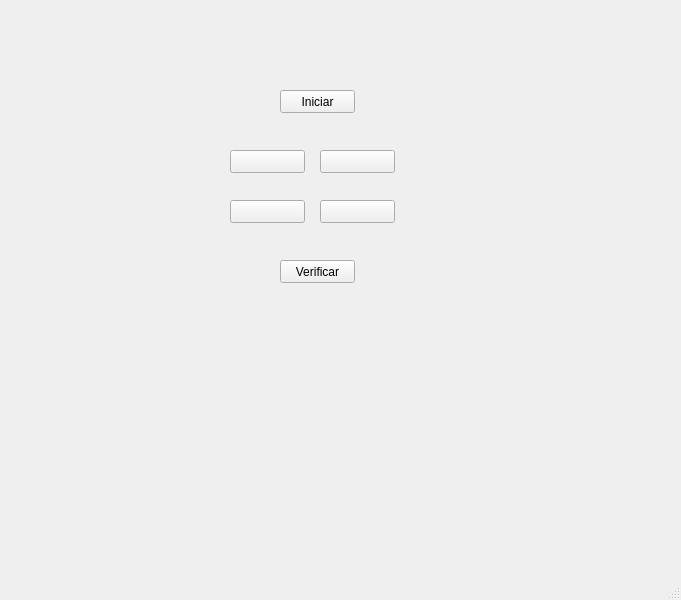
<?xml version="1.0" encoding="UTF-8"?>
<ui version="4.0">
 <class>MainWindow</class>
 <widget class="QMainWindow" name="MainWindow">
  <property name="geometry">
   <rect>
    <x>0</x>
    <y>0</y>
    <width>681</width>
    <height>600</height>
   </rect>
  </property>
  <property name="windowTitle">
   <string>MainWindow</string>
  </property>
  <widget class="QWidget" name="centralwidget">
   <widget class="QPushButton" name="btnStart">
    <property name="geometry">
     <rect>
      <x>280</x>
      <y>90</y>
      <width>75</width>
      <height>23</height>
     </rect>
    </property>
    <property name="text">
     <string>Iniciar</string>
    </property>
   </widget>
   <widget class="QPushButton" name="btnCheck">
    <property name="geometry">
     <rect>
      <x>280</x>
      <y>260</y>
      <width>75</width>
      <height>23</height>
     </rect>
    </property>
    <property name="text">
     <string>Verificar</string>
    </property>
   </widget>
   <widget class="QPushButton" name="btn1">
    <property name="geometry">
     <rect>
      <x>230</x>
      <y>150</y>
      <width>75</width>
      <height>23</height>
     </rect>
    </property>
    <property name="text">
     <string/>
    </property>
   </widget>
   <widget class="QPushButton" name="btn2">
    <property name="geometry">
     <rect>
      <x>320</x>
      <y>150</y>
      <width>75</width>
      <height>23</height>
     </rect>
    </property>
    <property name="text">
     <string/>
    </property>
   </widget>
   <widget class="QPushButton" name="btn3">
    <property name="geometry">
     <rect>
      <x>230</x>
      <y>200</y>
      <width>75</width>
      <height>23</height>
     </rect>
    </property>
    <property name="text">
     <string/>
    </property>
   </widget>
   <widget class="QPushButton" name="btn4">
    <property name="geometry">
     <rect>
      <x>320</x>
      <y>200</y>
      <width>75</width>
      <height>23</height>
     </rect>
    </property>
    <property name="text">
     <string/>
    </property>
   </widget>
   <widget class="QLabel" name="lblImage">
    <property name="geometry">
     <rect>
      <x>270</x>
      <y>300</y>
      <width>101</width>
      <height>71</height>
     </rect>
    </property>
    <property name="styleSheet">
     <string notr="true">border-image: url(:/Ejercicios/simondice.jpg);</string>
    </property>
    <property name="text">
     <string/>
    </property>
   </widget>
   <widget class="QLabel" name="label">
    <property name="geometry">
     <rect>
      <x>260</x>
      <y>400</y>
      <width>121</width>
      <height>31</height>
     </rect>
    </property>
    <property name="text">
     <string/>
    </property>
   </widget>
   <widget class="QLabel" name="label_2">
    <property name="geometry">
     <rect>
      <x>490</x>
      <y>10</y>
      <width>171</width>
      <height>131</height>
     </rect>
    </property>
    <property name="styleSheet">
     <string notr="true">border-image: url(:/Logos/fians.png);</string>
    </property>
    <property name="text">
     <string/>
    </property>
   </widget>
   <widget class="QLabel" name="label_3">
    <property name="geometry">
     <rect>
      <x>10</x>
      <y>10</y>
      <width>171</width>
      <height>71</height>
     </rect>
    </property>
    <property name="styleSheet">
     <string notr="true">border-image: url(:/Logos/escudo_imagotipoUAT.png);</string>
    </property>
    <property name="text">
     <string/>
    </property>
   </widget>
   <widget class="QLabel" name="label_4">
    <property name="geometry">
     <rect>
      <x>490</x>
      <y>450</y>
      <width>181</width>
      <height>111</height>
     </rect>
    </property>
    <property name="styleSheet">
     <string notr="true">border-image: url(:/Logos/56f38-batman-logo-png-transparent-free.png);</string>
    </property>
    <property name="text">
     <string/>
    </property>
   </widget>
  </widget>
  <widget class="QMenuBar" name="menubar">
   <property name="geometry">
    <rect>
     <x>0</x>
     <y>0</y>
     <width>681</width>
     <height>21</height>
    </rect>
   </property>
  </widget>
  <widget class="QStatusBar" name="statusbar"/>
 </widget>
 <resources>
  <include location="../../archivos/recursos.qrc"/>
 </resources>
 <connections/>
</ui>
